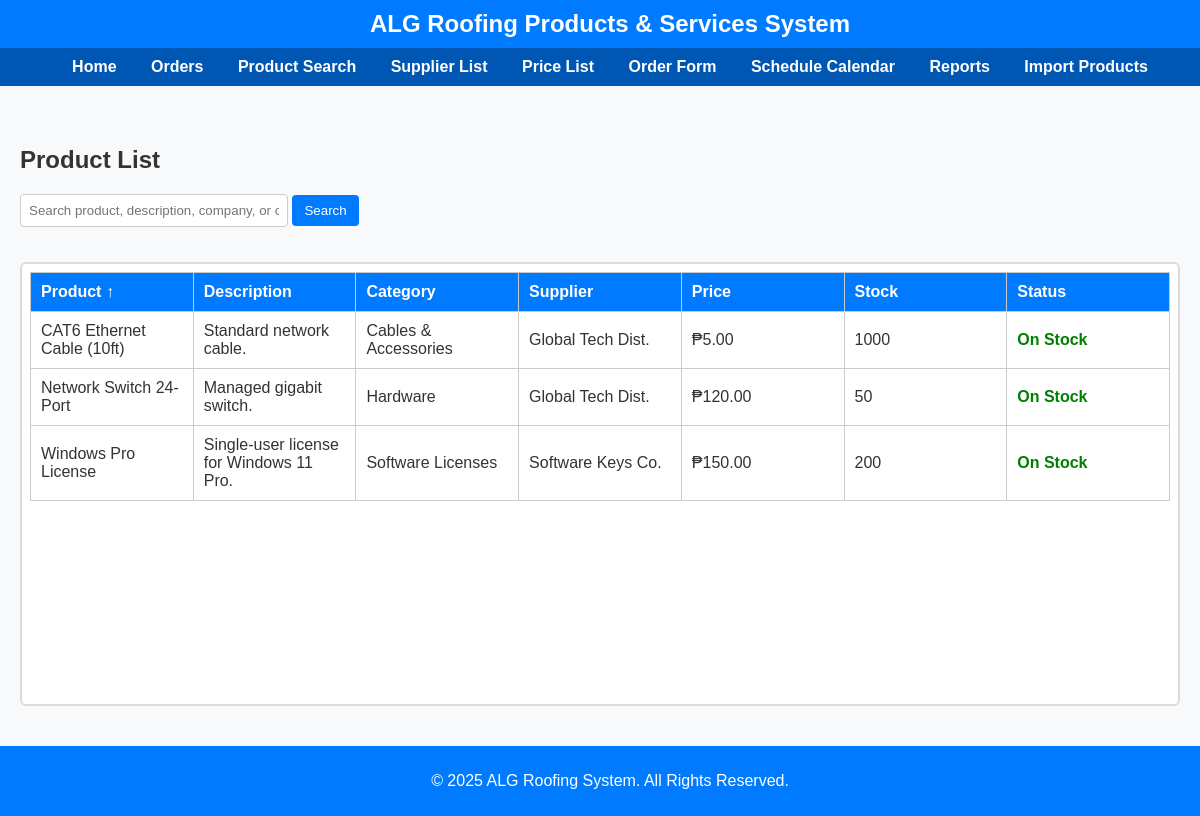
/Products.php, run on the app's committed database.
### tables this page shows
CREATE TABLE `product` (
  `Product_id` int(11) NOT NULL,
  `Category_id` int(11) DEFAULT NULL,
  `Supplier_id` int(11) DEFAULT NULL,
  `Name` varchar(50) NOT NULL,
  `Description` text DEFAULT NULL,
  `Price` decimal(10,2) NOT NULL,
  `Stock` int(11) NOT NULL,
  `Reorder_Level` int(11) NOT NULL DEFAULT 10
);

CREATE TABLE `category` (
  `Category_id` int(11) NOT NULL,
  `Name` varchar(50) NOT NULL,
  `Description` text DEFAULT NULL
);

CREATE TABLE `supplier` (
  `Supplier_id` int(11) NOT NULL,
  `Company_Name` varchar(50) NOT NULL,
  `Contact_Person` varchar(50) DEFAULT NULL,
  `Email` varchar(50) DEFAULT NULL,
  `Address` varchar(50) DEFAULT NULL,
  `Contact_Num` varchar(50) DEFAULT NULL
);

### Products.php (the view, shortened to what this page needs)
<?php
include("db.php");
$searchTerm = "";
$like = "%{$searchTerm}%";
$validColumns = [
    "Name" => "p.Name",
    "Description" => "p.Description",
    "CategoryName" => "c.Name",
    "Company_Name" => "s.Company_Name",
    "Price" => "p.Price",
    "Stock" => "p.Stock"
];
$requestedCol = $_GET['sort'] ?? '';
$requestedDir = strtoupper($_GET['dir'] ?? '');
$orderBy = "p.Name";
$orderDir = "ASC";
if ($requestedCol && array_key_exists($requestedCol, $validColumns)) {
    $orderBy = $validColumns[$requestedCol];
    $currentCol = $requestedCol;
} else {
    $currentCol = 'Name';
}
if ($requestedDir === 'DESC') {
    $orderDir = 'DESC';
    $currentDir = 'DESC';
} else {
    $orderDir = 'ASC';
    $currentDir = 'ASC';
}
$stmt = $conn->prepare(
    "SELECT p.Product_id, p.Name, p.Description, p.Price, p.Stock,
            s.Company_Name,
            c.Name AS CategoryName
    FROM Product p
    JOIN Supplier s ON p.Supplier_id = s.Supplier_id
    LEFT JOIN Category c ON p.Category_id = c.Category_id
    WHERE p.Name LIKE ?
        OR p.Description LIKE ?
        OR s.Company_Name LIKE ?
        OR c.Name LIKE ?
    ORDER BY $orderBy $orderDir"
);
$stmt->bind_param("ssss", $like, $like, $like, $like);
$stmt->execute();
$result = $stmt->get_result();
function sortLink($col, $label, $currentCol, $currentDir, $searchTerm) {
    $dir = "ASC";
    $arrow = "";
    if ($col === $currentCol) {
        if ($currentDir === "ASC") {
            $dir = "DESC";
            $arrow = " ↑";
        } else {
            $dir = "ASC";
            $arrow = " ↓";
        }
    }
    $url = '?search=' . urlencode($searchTerm) . '&sort=' . urlencode($col) . '&dir=' . urlencode($dir);
    return '<a href="' . htmlspecialchars($url) . '">' . htmlspecialchars($label . $arrow) . '</a>';
}
?>
<!DOCTYPE html>
<html lang="en">
<head>
</head>
<body>
<header>
    <h1>ALG Roofing Products & Services System</h1>
</header>
<nav>
    <a href="index.php">Home</a>
    <a href="orders.php">Orders</a>
    <a href="products.php">Product Search</a>
    <a href="supplier_list.php">Supplier List</a>
    <a href="price_list.php">Price List</a>
    <a href="orderform.php">Order Form</a>
    <a href="calendar.php">Schedule Calendar</a>
    <a href="reports.php">Reports</a>
    <a href="import_products.php">Import Products</a>
</nav>
<main>
    <div class="card">
        <h2>Product List</h2>
        <div class="search-box">
            <form method="get" action="products.php">
                <input type="text" name="search" placeholder="Search product, description, company, or category..."
                    value="<?php echo htmlspecialchars($searchTerm); ?>">
                <button type="submit">Search</button>
            </form>
        </div>
        <div class="table-container">
            <table>
                <tr>
                    <th><?php echo sortLink("Name", "Product", $currentCol, $currentDir, $searchTerm); ?></th>
                    <th><?php echo sortLink("Description", "Description", $currentCol, $currentDir, $searchTerm); ?></th>
                    <th><?php echo sortLink("CategoryName", "Category", $currentCol, $currentDir, $searchTerm); ?></th>
                    <th><?php echo sortLink("Company_Name", "Supplier", $currentCol, $currentDir, $searchTerm); ?></th>
                    <th><?php echo sortLink("Price", "Price", $currentCol, $currentDir, $searchTerm); ?></th>
                    <th><?php echo sortLink("Stock", "Stock", $currentCol, $currentDir, $searchTerm); ?></th>
                    <th>Status</th>
                </tr>
                <?php while ($row = $result->fetch_assoc()): ?>
                    <tr>
                        <td><?php echo htmlspecialchars($row['Name']); ?></td>
                        <td><?php echo htmlspecialchars($row['Description']); ?></td>
                        <td><?php echo htmlspecialchars($row['CategoryName']); ?></td>
                        <td><?php echo htmlspecialchars($row['Company_Name']); ?></td>
                        <td>₱<?php echo number_format($row['Price'], 2); ?></td>
                        <td><?php echo (int)$row['Stock']; ?></td>
                        <td class="status
                        <?php
                                if ($row['Stock'] == 0) echo 'no-stock';
                                elseif ($row['Stock'] <= 25) echo 'low-stock';
                                else echo 'on-stock';
                            ?>">
                            <?php
                                if ($row['Stock'] == 0) echo 'No stock';
                                elseif ($row['Stock'] <= 25) echo 'Low on Stock';
                                else echo 'On Stock';
                            ?>
                        </td>
                    </tr>
                <?php endwhile; ?>
            </table>
        </div>
    </div>
</main>
<footer>
    <p>&copy; 2025 ALG Roofing System. All Rights Reserved.</p>
</footer>
</body>
</html>

### Products.php (style rules this page uses)
html, body { margin: 0; padding: 0; overflow-x: hidden; }
body { margin: 0; font-family: Arial, sans-serif; background: #f8f9fa; color: #333; }
header { background: #007bff; color: white; text-align: center; padding: 10px; width: 100%; }
header h1 { margin: 0; font-size: 24px; }
nav { background: #0056b3; color: white; text-align: center; padding: 10px; width: 100%; }
nav a { color: white; text-decoration: none; margin: 0 15px; font-weight: bold; }
main { display: flex; justify-content: center; align-items: center; flex-direction: column; padding: 20px; height: calc(100vh - 140px); box-sizing: border-box; }
footer { background: #007bff; color: white; text-align: center; padding: 10px; width: 100%; }
.card { max-width: 1200px; width: 100%; box-sizing: border-box; height: 100%; display: flex; flex-direction: column; margin: 20px auto; }
.search-box { margin-bottom: 20px; }
.search-box input { padding: 8px; width: 250px; border: 1px solid #ccc; border-radius: 4px; }
.search-box button { padding: 8px 12px; border: none; background: #007bff; color: white; border-radius: 4px; cursor: pointer; }
.table-container { flex: 1; overflow-y: auto; overflow-x: auto; margin-top: 15px; border: 2px solid #dcdcdc; border-radius: 6px; padding: 8px; box-sizing: border-box; background: #ffffff; }
table { width: 100%; border-collapse: collapse; table-layout: fixed; word-wrap: break-word; }
th, td { padding: 10px; border: 1px solid #ccc; text-align: left; }
th { background: #007bff; color: #ffffff; }
th a { color: #ffffff; text-decoration: none; font-weight: 600; }
.status { font-weight: bold; }
.on-stock { color: green; }

### data on the page
product: Name "CAT6 Ethernet Cable (10ft)", Description "Standard network cable.", Category.Name "Cables & Accessories", Supplier.Company_Name "Global Tech Dist.", Price "5.00", Stock "1000", shows "On Stock"
product: Name "Network Switch 24-Port", Description "Managed gigabit switch.", Category.Name "Hardware", Supplier.Company_Name "Global Tech Dist.", Price "120.00", Stock "50", shows "On Stock"
product: Name "Windows Pro License", Description "Single-user license for Windows 11 Pro.", Category.Name "Software Licenses", Supplier.Company_Name "Software Keys Co.", Price "150.00", Stock "200", shows "On Stock"

### other printed values
$label . $arrow "Product ↑ Description Category Supplier Price Stock"
